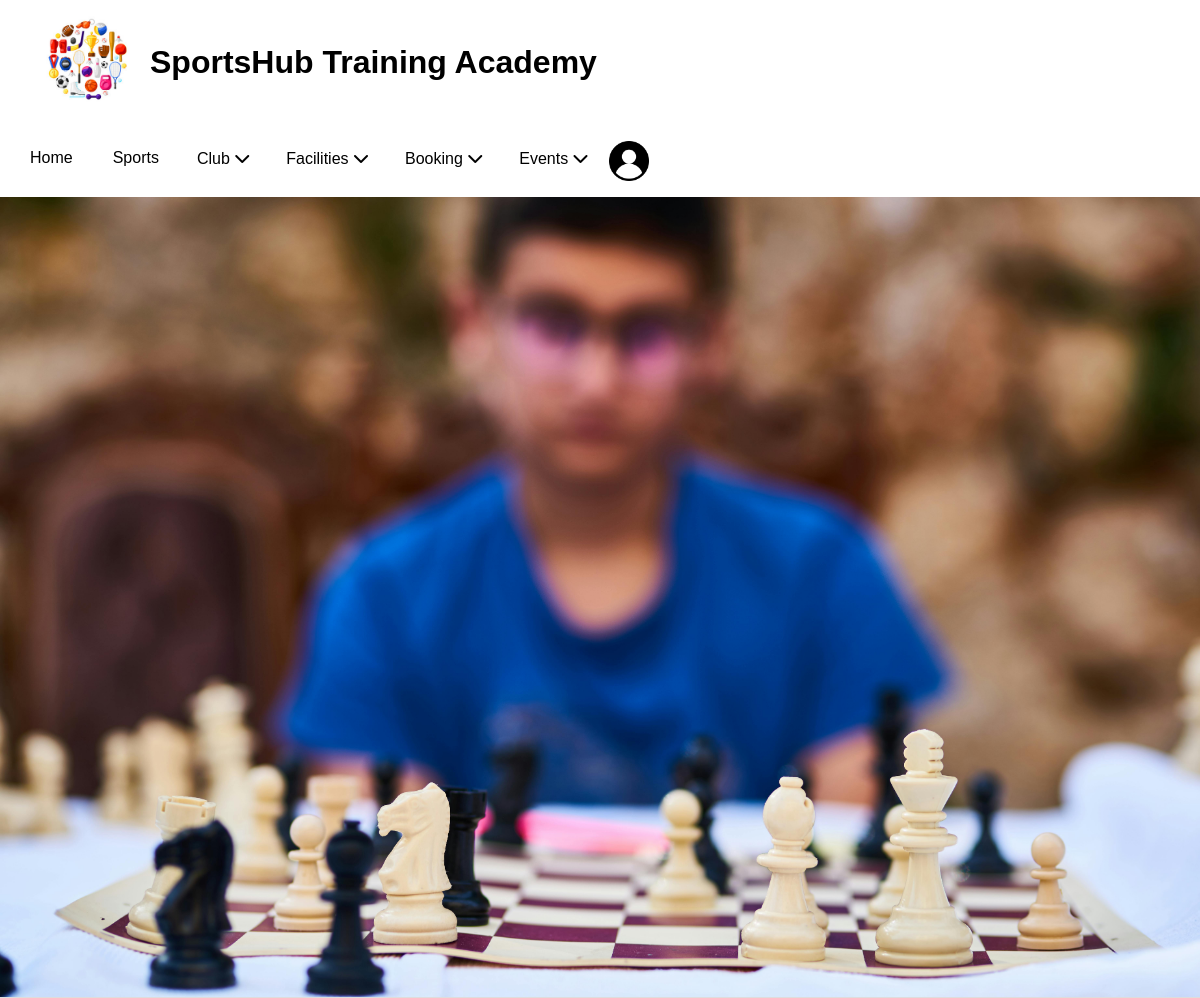
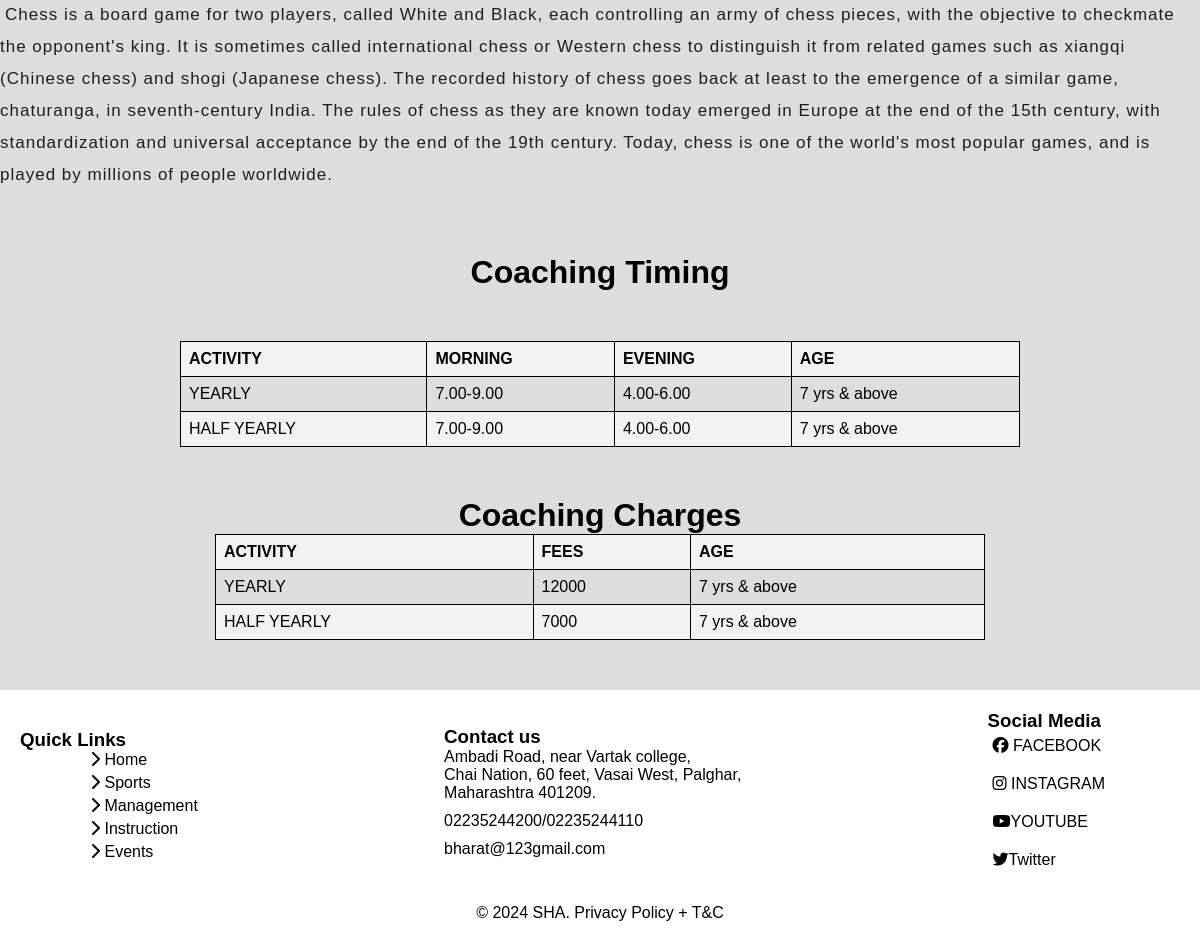
/sport/?page=chess, run on the app's committed database (2 pictures, top to bottom).
### sports/models.py (models this page shows)
class Sport(models.Model):
    name = models.CharField(max_length = 100)
    image = models.ImageField(upload_to='sport_img',default='user.png',blank=True,null=True)
    description = models.CharField(max_length = 1000)

### sports/views.py (the view)
# urls.py: path('sport/', views.sports , name = 'sports'),
def sports(request):
    page = request.GET.get('page')
    if page is not None:
        sport = Sport.objects.filter(name = page).first()
        print(sport)
        print(page)
        return render(request, 'sports.html' , {'sport': sport , 'page': 1})
    else:
        sports = Sport.objects.all()
        return render(request, 'sports.html' , {'sports': sports , 'page': 0})

### templates/sports.html (shortened to what this page needs)
{% extends 'base.html' %}
{% load static %}
{% block content %}
  {% if page == 0 %}
  <div class="cr1">
{% for sport in sports %}
<div class="card">
  <img class="card-image" src="{{sport.image.url}}" alt="Cricket Image">
  <div class="card-content">
      <h2 class="card-title">{{sport.name}}</h2>
      <p class="card-description" style="margin-top: 20px;">{{sport.description}}</p><br>
      <a href="/sport/?page={{sport.name}}">Read more..</a>
  </div>
</div>
{% endfor %}
</div>
{% else %}
<img src="{{sport.image.url}}" alt="Your Image" style="background-size: 1180px 720px;">
<div class="infromation">
<h1 class="info" style="text-indent: 5px;">{{sport.description}}</h1>
</div>
<div class="co-info">
    <h1> Coaching Timing  </h1>
</div>
<div class="tab-info">
    <center><table>
        <thead>
          <tr>
            <th colspan="2">ACTIVITY</th>
            <th colspan="2">MORNING</th>
            <th colspan="2">EVENING</th>
            <th colspan="2">AGE</th>
          </tr>
        </thead>
        <tbody>
            <tr>
                <td colspan="2">YEARLY</td>
                <td colspan="2">7.00-9.00</td>
                <td colspan="2">4.00-6.00</td>
                <td colspan="2">7 yrs & above</td>
              </tr>
          <tr>
            <td colspan="2"> HALF YEARLY</td>
            <td colspan="2">7.00-9.00</td>
            <td colspan="2">4.00-6.00</td>
            <td colspan="2">7 yrs & above</td>
          </tr>
        </tbody>
      </table>
</div></center>
<div class="co-info">
    <h1> Coaching Charges </h1>
   <center> <table>
        <thead>
            <tr>
              <th colspan="2">ACTIVITY</th>
              <th colspan="2">FEES</th>
              <th colspan="2">AGE</th>
            </tr>
          </thead>
          <tbody>
            <tr>
                <td colspan="2">YEARLY</td>
                <td colspan="2"> 12000</td>
                <td colspan="2">7 yrs & above</td>
              </tr>
          <tr>
            <td colspan="2"> HALF YEARLY</td>
            <td colspan="2"> 7000</td>
            <td colspan="2">7 yrs & above</td>
          </tr>
        </tbody>
    </table>
</div></center>
{% endif %}
{% endblock %}

### static/style.css (style rules this page uses)
* { margin: 0; padding: 0; box-sizing: border-box; }
body { background-color: #ddd; min-height: 100vh; flex-direction: column; display: flex; font-family: 'Montserrat', sans-serif; }

### templates/sports.html (style rules this page uses)
.info { font-family: 'Montserrat', sans-serif; font-size: 17px; line-height: 32px; color: #1e1e1e; font-weight: 430; letter-spacing: 1px; margin-bottom: 13px; }
.co-info { font-family: 'Montserrat', sans-serif; text-align: center; margin: 50px; }
table { border-collapse: collapse; width: 70%; }
th, td { border: 1px solid black; padding: 8px; text-align: left; }
th { background-color: #f2f2f2; }
tr:nth-child(even) { background-color: #f2f2f2; }

### data on the page
Sport: image (picture), description "Chess is a board game for two players, called White and Black, each controlling an army of chess pieces, with the objective to checkmate the opponent's king. It is sometimes called international chess or Western chess to distinguish it from related games such as xiangqi (Chinese chess) and shogi (Japanese chess). The recorded history of chess goes back at least to the emergence of a similar game, chaturanga, in seventh-century India. The rules of chess as they are known today emerged in Europe at the end of the 15th century, with standardization and universal acceptance by the end of the 19th century. Today, chess is one of the world's most popular games, and is played by millions of people…"
